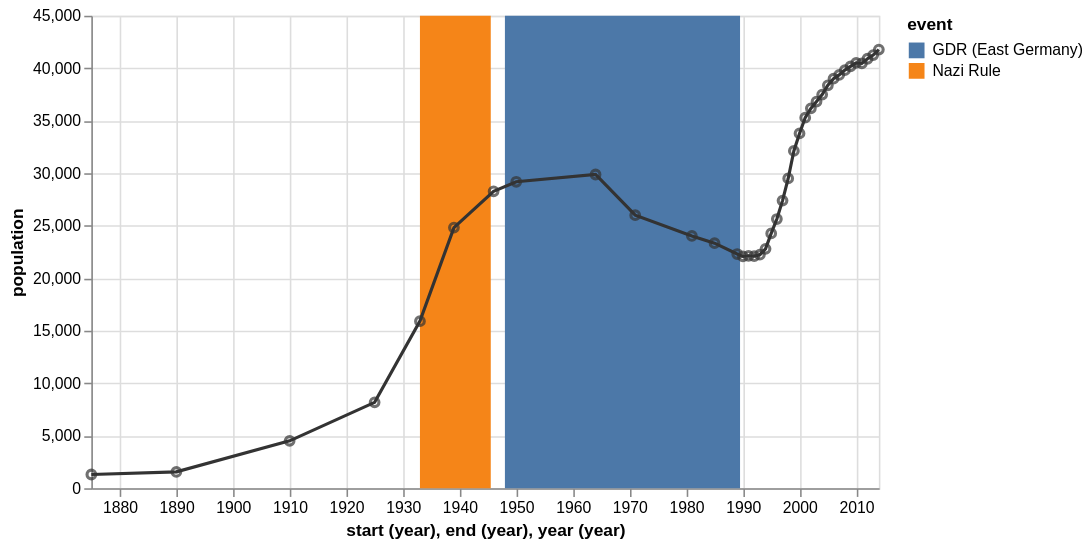

Source (Vega-Lite JSON):
### Vega-Lite specification from a JSON file in a GitHub repository (floating-point values rounded to 4 significant figures)
{"$schema": "https://vega.github.io/schema/vega-lite/v2.json", "description": "The population of the German city of Falkensee over time", "width": 500, "data": {"values": [{"year": "1875", "population": 1309}, {"year": "1890", "population": 1558}, {"year": "1910", "population": 4512}, {"year": "1925", "population": 8180}, {"year": "1933", "population": 15915}, {"year": "1939", "population": 24824}, {"year": "1946", "population": 28275}, {"year": "1950", "population": 29189}, {"year": "1964", "population": 29881}, {"year": "1971", "population": 26007}, {"year": "1981", "population": 24029}, {"year": "1985", "population": 23340}, {"year": "1989", "population": 22307}, {"year": "1990", "population": 22087}, {"year": "1991", "population": 22139}, {"year": "1992", "population": 22105}, {"year": "1993", "population": 22242}, {"year": "1994", "population": 22801}, {"year": "1995", "population": 24273}, {"year": "1996", "population": 25640}, {"year": "1997", "population": 27393}, {"year": "1998", "population": 29505}, {"year": "1999", "population": 32124}, {"year": "2000", "population": 33791}, {"year": "2001", "population": 35297}, {"year": "2002", "population": 36179}, {"year": "2003", "population": 36829}, {"year": "2004", "population": 37493}, {"year": "2005", "population": 38376}, {"year": "2006", "population": 39008}, {"year": "2007", "population": 39366}, {"year": "2008", "population": 39821}, {"year": "2009", "population": 40179}, {"year": "2010", "population": 40511}, {"year": "2011", "population": 40465}, {"year": "2012", "population": 40905}, {"year": "2013", "population": 41258}, {"year": "2014", "population": 41777}], "format": {"parse": {"year": "date:'%Y'"}}}, "layer": [{"mark": "rect", "data": {"values": [{"start": "1933", "end": "1945", "event": "Nazi Rule"}, {"start": "1948", "end": "1989", "event": "GDR (East Germany)"}], "format": {"parse": {"start": "date:'%Y'", "end": "date:'%Y'"}}}, "encoding": {"x": {"field": "start", "type": "temporal", "timeUnit": "year"}, "x2": {"field": "end", "type": "temporal", "timeUnit": "year"}, "color": {"field": "event", "type": "nominal"}}}, {"mark": "line", "encoding": {"x": {"field": "year", "type": "temporal", "timeUnit": "year"}, "y": {"field": "population", "type": "quantitative"}, "color": {"value": "#333"}}}, {"mark": "point", "encoding": {"x": {"field": "year", "type": "temporal", "timeUnit": "year"}, "y": {"field": "population", "type": "quantitative"}, "color": {"value": "#333"}}}]}
